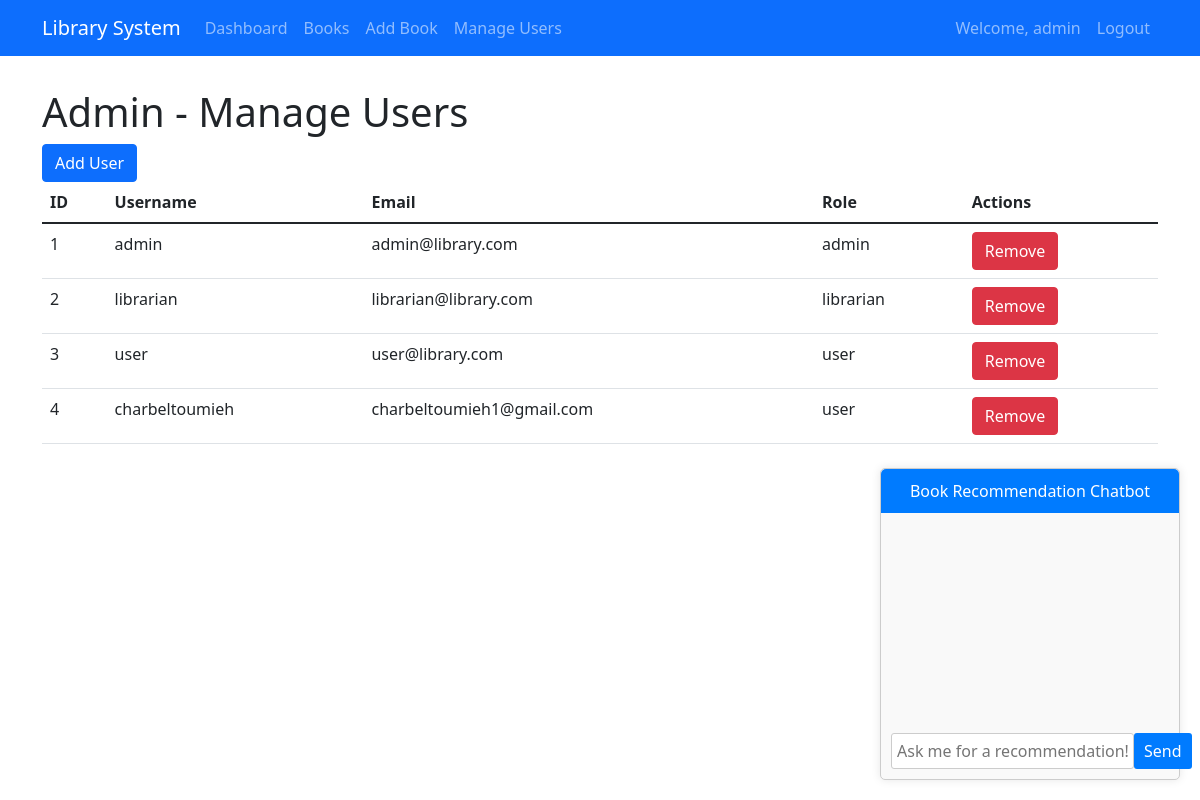
The app's page /admin/users (signed in) with its own data.
### app/models.py (models this page shows, shortened)
class User(UserMixin, db.Model):
    id = db.Column(db.Integer, primary_key=True)
    username = db.Column(db.String(64), unique=True, nullable=False)
    email = db.Column(db.String(120), unique=True, nullable=False)
    password_hash = db.Column(db.String(128))
    role = db.Column(db.String(20), default='user')  # 'admin', 'librarian', 'user'
    created_at = db.Column(db.DateTime, default=datetime.utcnow)
    oauth_provider = db.Column(db.String(20))
    oauth_id = db.Column(db.String(100))
    borrow_records = db.relationship('BorrowRecord', backref='user', lazy='dynamic')
    def has_role(self, role):
        return self.role == role

### app/auth/routes.py (the view)
@auth_bp.route('/admin/users')
@login_required
@role_required('admin')
def admin_users():
    users = User.query.all()
    print(f"Admin {current_user.username} accessed user management page.")
    return render_template('auth/admin_users.html', users=users)

### app/__init__.py (called while the page is built)
def create_app(config_class=Config):
    app = Flask(__name__)
    app.config.from_object(config_class)
    db.init_app(app)
    migrate.init_app(app, db)
    login.init_app(app)
    from app.models import User
    @login.user_loader
    def load_user(user_id):
        return User.query.get(int(user_id))
    from app.auth.routes import auth_bp
    from app.books.routes import books_bp
    from app.routes import main_bp
    app.register_blueprint(main_bp)
    app.register_blueprint(auth_bp)
    app.register_blueprint(books_bp, url_prefix='/books')
    @app.route('/')
    def index():
        return redirect(url_for('books.dashboard'))
    return app

### app/auth/routes.py (called while the page is built)
def role_required(role):
    def decorator(f):
        @wraps(f)
        def decorated_function(*args, **kwargs):
            if not current_user.is_authenticated or not current_user.has_role(role):
                abort(403)
            return f(*args, **kwargs)
        return decorated_function
    return decorator

### app/templates/auth/admin_users.html
{% extends "base.html" %}
{% block content %}
  <h1>Admin - Manage Users</h1>
  <a href="{{ url_for('auth.admin_users_add') }}" class="btn btn-primary">Add User</a>
  <table class="table">
    <thead>
      <tr>
        <th>ID</th>
        <th>Username</th>
        <th>Email</th>
        <th>Role</th>
        <th>Actions</th>
      </tr>
    </thead>
    <tbody>
      {% for user in users %}
        <tr>
          <td>{{ user.id }}</td>
          <td>{{ user.username }}</td>
          <td>{{ user.email }}</td>
          <td>{{ user.role }}</td>
          <td>
            <a href="{{ url_for('auth.admin_users_remove', user_id=user.id) }}" class="btn btn-danger">Remove</a>
          </td>
        </tr>
      {% endfor %}
    </tbody>
  </table>
{% endblock %}

### app/templates/base.html (shortened to what this page needs)
<!DOCTYPE html>
<html lang="en">
<head>
    <link href="https://cdn.jsdelivr.net/npm/bootstrap@5.1.3/dist/css/bootstrap.min.css" rel="stylesheet">
    <link href="{{ url_for('static', filename='css/style.css') }}" rel="stylesheet">
</head>
<body>
    <nav class="navbar navbar-expand-lg navbar-dark bg-primary">
        <div class="container">
            {% if current_user.is_authenticated %}
                <a class="navbar-brand" href="{{ url_for('main.index') }}">Library System</a>
            {% endif %}
            <div class="collapse navbar-collapse" id="navbarNav">
                <ul class="navbar-nav me-auto">
                    {% if current_user.is_authenticated %}
                        <li class="nav-item">
                            <a class="nav-link" href="{{ url_for('books.dashboard') }}">Dashboard</a>
                        </li>
                        <li class="nav-item">
                            <a class="nav-link" href="{{ url_for('books.book_list') }}">Books</a>
                        </li>
                        {% if current_user.role in ['admin', 'librarian'] %}
                        <li class="nav-item">
                            <a class="nav-link" href="{{ url_for('books.new_book') }}">Add Book</a>
                        </li>
                        {% endif %}
                        {% if current_user.is_authenticated and current_user.has_role('admin') %}
                        <li class="nav-item">
                            <a class="nav-link" href="{{ url_for('auth.admin_users') }}">Manage Users</a>
                        </li>
                        {% endif %}
                    {% endif %}
                </ul>
                <ul class="navbar-nav">
                    {% if current_user.is_authenticated %}
                        <li class="nav-item">
                            <a class="nav-link" href="{{ url_for('auth.change_password') }}">Welcome, {{ current_user.username }}</a>
                        </li>
                        <li class="nav-item">
                            <a class="nav-link" href="{{ url_for('auth.logout') }}">Logout</a>
                        </li>
                    {% else %}
                        <li class="nav-item">
                            <a class="nav-link" href="{{ url_for('auth.login') }}">Login</a>
                        </li>
                    {% endif %}
                </ul>
            </div>
        </div>
    </nav>
    <div class="container mt-4">
        {% block content %}{% endblock %}
    </div>
    <div id="chatbot-container">
        <div id="chatbot-header">
            <span>Book Recommendation Chatbot</span>
        </div>
        <div id="chatbot-body">
            <div id="chatbot-messages">
            </div>
            <div id="chatbot-input">
                <input type="text" id="chatbot-text" placeholder="Ask me for a recommendation!">
                <button id="chatbot-send">Send</button>
            </div>
        </div>
    </div>
</body>
</html>

### app/static/css/style.css (style rules this page uses)
.navbar { margin-bottom: 2rem; }
#chatbot-container { position: fixed; bottom: 20px; right: 20px; width: 300px; border: 1px solid #ccc; border-radius: 5px; background-color: #f9f9f9; box-shadow: 0 0 10px rgba(0, 0, 0, 0.1); }
#chatbot-header { background-color: #007bff; color: white; padding: 10px; text-align: center; border-top-left-radius: 5px; border-top-right-radius: 5px; cursor: pointer; }
#chatbot-body { padding: 10px; }
#chatbot-messages { height: 200px; overflow-y: scroll; margin-bottom: 10px; }
#chatbot-input { display: flex; }
#chatbot-text { flex-grow: 1; padding: 5px; border: 1px solid #ccc; border-radius: 3px; }
#chatbot-send { padding: 5px 10px; background-color: #007bff; color: white; border: none; border-radius: 3px; cursor: pointer; }

### records on screen
User: username "admin", id "1", email "admin@library.com", role "admin"
User: id "2", username "librarian", email "librarian@library.com", role "librarian"
User: id "3", username "user", email "user@library.com", role "user"
User: id "4", username "charbeltoumieh", email "charbeltoumieh1@gmail.com", role "user"
